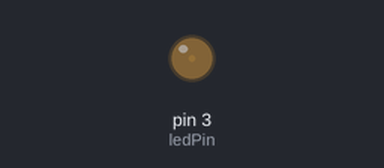
Recording of a sketch running on a simulated Arduino Uno, built with avr-gcc and run on an emulated ATmega328P. Parts: output pins drawn as LEDs (lit = HIGH).

Above: at 0.05 s.
At 1.15 s:
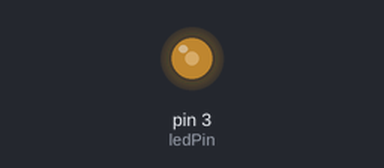
At 2.3 s:
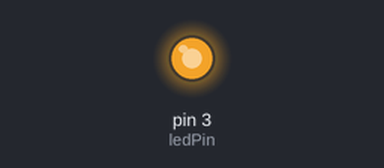
At 4.6 s:
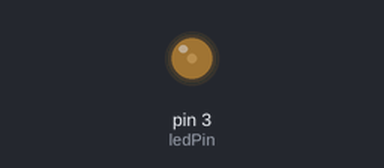
Timing chart, 0 to 6.7 s (numbered marks = the images above):
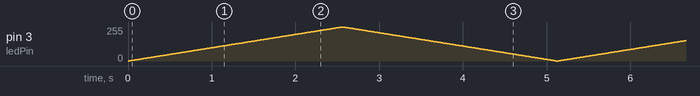

The sketch:

04_LED-Fluffy.ino
```cpp
const int ledPin = 3; //3:ConnectorA 4:ConnectorB 10:Builtin

void setup() {
  pinMode(ledPin, OUTPUT);
}

void loop() {
  for (int i=0; i<=255; i++){ //Increase brightness
   analogWrite(ledPin, i);
   delay(10); // Change speed
  }
  for (int i=255; i>=0; i--){ //Decrease brightness
   analogWrite(ledPin, i);
   delay(10); // Change speed
  }
}
```
